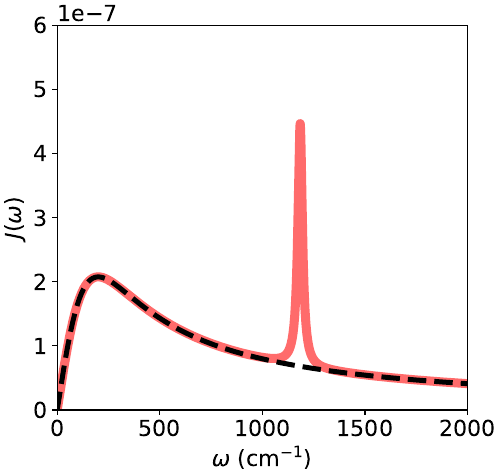

Source code (Python):
from matplotlib import cm as colm
import numpy as np
import matplotlib.pyplot as plt
plt.rcParams.update({'font.size': 16})


cmn1 = 1.0/219474.63
width= 5
aspect_ratio= 1.05
fig_size = (width, width / aspect_ratio)
plt.figure(figsize=fig_size, constrained_layout=True)

dat = np.loadtxt("fig1b.out")

plt.ylim(0,0.0000006)
plt.xlim(0,2000)
plt.plot(dat[:,0], dat[:,1]+ dat[:,2], 'k', label = "Total", c = '#ff6b6b', lw = 6.5)
plt.plot(dat[:,0],dat[:,1] , 'r', label = "Bath", c = "black", lw = 3.6, ls = '--')


plt.ylabel("$J(\omega)$")
plt.xlabel("$\omega$ (cm$^{-1}$)")
  
plt.savefig('fig1b.pdf')  